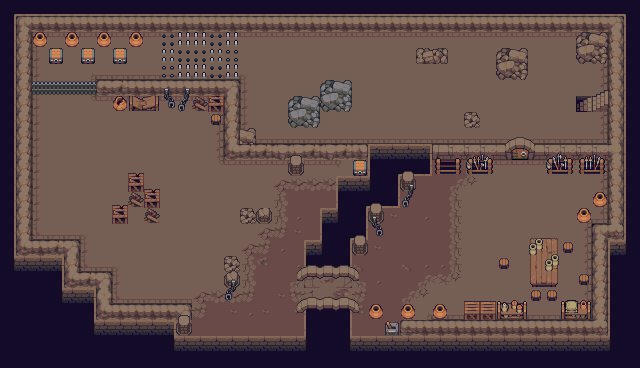

Tiled map render using the project's own tile images. Description and the map definition, with tile-layer contents summarised, below:
An orthogonal 40x23 tile map with 16x16 px tiles, 5 tile layers (Void, Ground, Ground2, Collision, ...), 2 tilesets and 2 objects.

<map version="1.9" tiledversion="1.9.0" orientation="orthogonal" renderorder="right-down" width="40" height="23" tilewidth="16" tileheight="16" infinite="0" nextlayerid="11" nextobjectid="3">
 <tileset firstgid="1" source="RPG Dungeon Tileset 16 x 16 - Pita.tsx" />
 <tileset firstgid="481" source="Entites.tsx" />
 <layer id="5" name="Void" width="40" height="23">
  <data>[920 cells, 165 non-empty, 11 distinct tile ids]</data>
 </layer>
 <layer id="1" name="Ground" width="40" height="23">
  <data>[920 cells, 582 non-empty, 38 distinct tile ids]</data>
 </layer>
 <layer id="9" name="Ground2" width="40" height="23">
  <data>[920 cells, 21 non-empty, 7 distinct tile ids]</data>
 </layer>
 <layer id="4" name="Collision" width="40" height="23">
  <data>[920 cells, 232 non-empty, 69 distinct tile ids]</data>
 </layer>
 <layer id="3" name="Decoration" width="40" height="23">
  <data>[920 cells, 113 non-empty, 33 distinct tile ids]</data>
 </layer>
 <objectgroup id="10" name="Entity">
  <object id="1" gid="623" x="512.5" y="111" width="16" height="16" />
  <object id="2" gid="623" x="103" y="-115" width="16" height="16" />
 </objectgroup>
</map>
